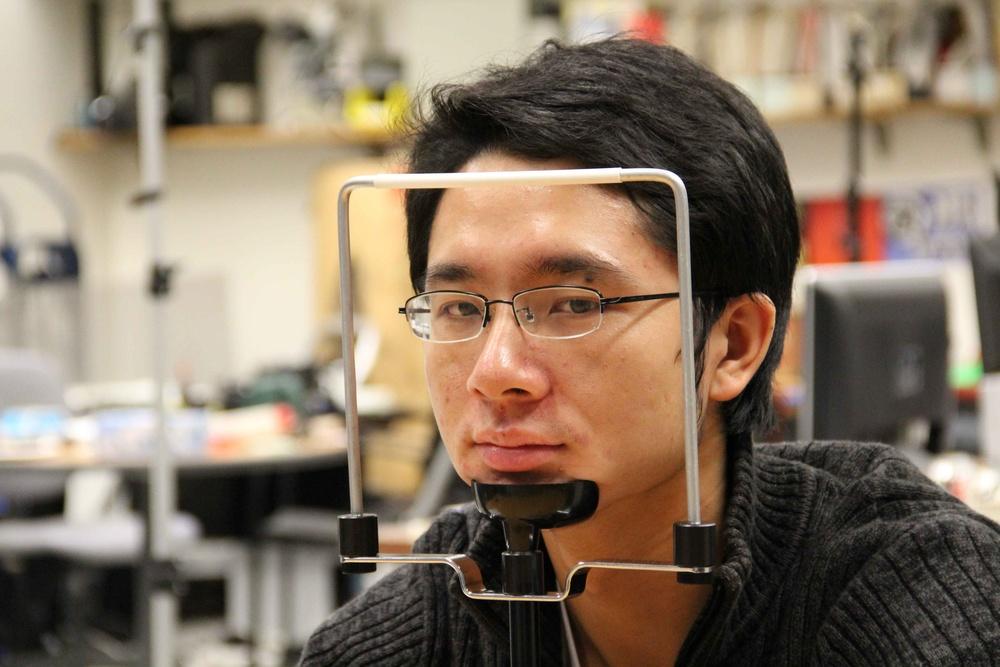
#> input picture test.jpg, 1000 x 667 px, shrunk from 5184 x 3456 before the run
$ python -i heuristic_faces.py   (imports and definitions only)
#> lines starting #> are read from the running program, lines starting #| are printed output that depends on the picture
#> further down, picture is the input picture: shape (667, 1000, 3); mean B, G, R 100.4, 118.5, 135.6
import cv2
import numpy as np


class HeuristicFaceClassifier:
    face_cascade = None

    eye_cascade = None

    def __init__(self):
        self.face_cascade = cv2.CascadeClassifier('haarcascade_frontalface_default.xml')
        self.eye_cascade = cv2.CascadeClassifier('haarcascade_eye.xml')

    def detect_faces(self, image):
        gray_image = cv2.cvtColor(image, cv2.COLOR_BGR2GRAY)
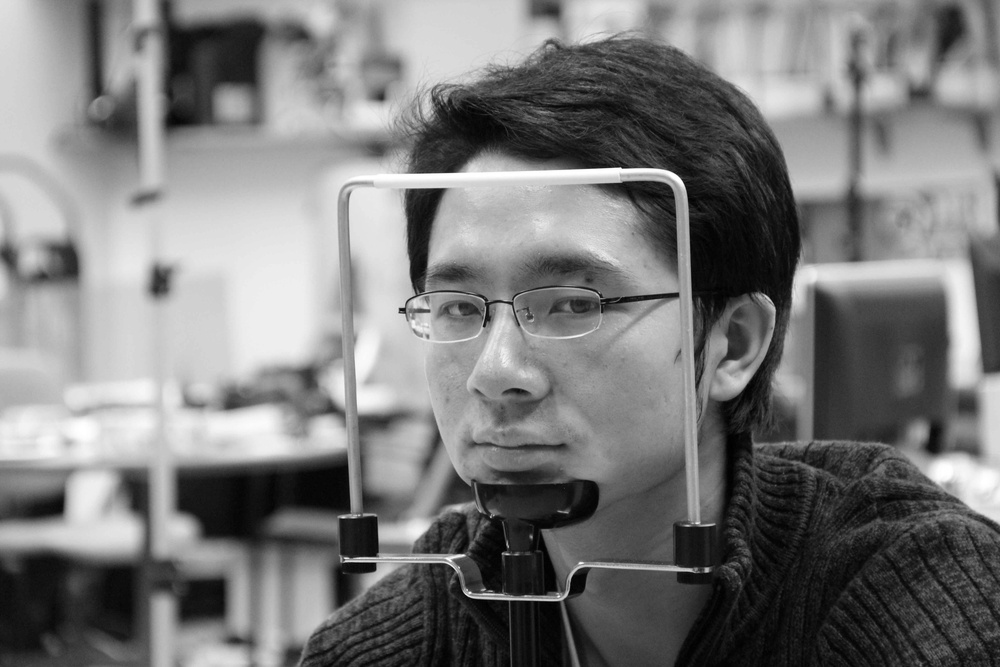
#> gray_image: shape (667, 1000); min 0, max 255, mean 121.6
        faces = self.face_cascade.detectMultiScale(gray_image)
#> faces = [[358, 178, 319, 319]]

        valid_faces = []
        for face in faces:
            (x, y, w, h) = face
            crop = gray_image[y:y + h, x: x + w]
            heuristic_result = self._heuristic_test(crop)
            heuristic_result['eyes'].sort(key=lambda x: x['eye'][0])

            if heuristic_result['result']:
                valid_faces.append({'face': face, 'eyes': heuristic_result['eyes']})
#> this loop made 1 pass
#> (x, y, eyes in _heuristic_test) on pass 1: (358, 178, [[77, 107, 47, 47], [187, 102, 52, 52]])
#> pass 1, in detect_faces, `crop = gray_image[y:y + h, x: x + w]`:
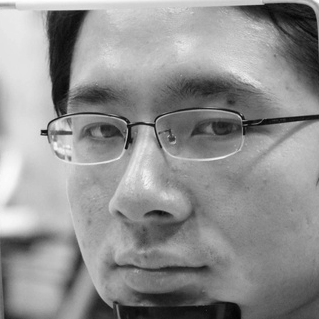
#> crop: shape (319, 319); min 3, max 255, mean 144.5
#> pass 1, in _heuristic_pupil, `eye_image = cv2.GaussianBlur(eye_image, (7, 7), 0)`:
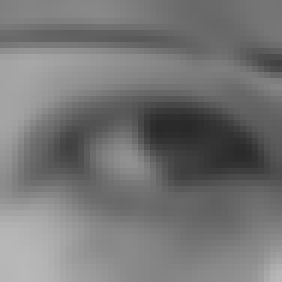
#> eye_image: shape (47, 47) (shown 6 times larger); min 41, max 184, mean 117.2
#> pass 1, in _heuristic_pupil (call 2), `eye_image = cv2.GaussianBlur(eye_image, (7, 7), 0)`:
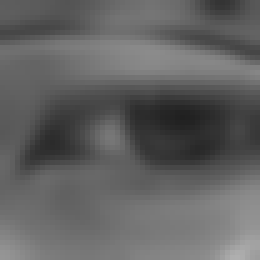
#> eye_image: shape (52, 52) (shown 5 times larger); min 32, max 175, mean 97.8
#> after the loop, valid_faces = 1 item
        return valid_faces

    def _heuristic_test(self, face_image):
        (w, h) = face_image.shape
        eyes = self.eye_cascade.detectMultiScale(face_image)
        return_data = {'result': True, 'eyes': []}

        if len(eyes) == 2:
            for eye in eyes:
                (x, y, w, h) = eye
                pupil = self._heuristic_pupil(face_image[y:y + h, x: x + w])
                return_data['eyes'].append({'eye': eye, 'pupil': pupil})
            # (e1x, e1y, e1w, e1h) = eyes[0]
            # (e2x, e2y, e2w, e2h) = eyes[1]
            #
            # # eye should be same side of 1/5 line
            # (x1, y1) = (int(w / 5.0), 0)
            # (x2, y2) = (int(w / 5.0), h)
            # d1 = ((e1x - x1) * (y2 - y1)) - ((e1y - y1) * (x2 - x1))
            # d2 = ((e2x - x1) * (y2 - y1)) - ((e2y - y1) * (x2 - x1))
            #
            # if (d1 > 0) ^ (d2 > 0):
            #     return False
            #
            # # eye should be same side of 4/5 line
            # (x1, y1) = (int(w * 4 / 5.0), 0)
            # (x2, y2) = (int(w * 4 / 5.0), h)
            # d1 = ((e1x - x1) * (y2 - y1)) - ((e1y - y1) * (x2 - x1))
            # d2 = ((e2x - x1) * (y2 - y1)) - ((e2y - y1) * (x2 - x1))
            # if (d1 > 0) ^ (d2 > 0):
            #     return False
            #
            # # check eyes either side of mid line
            # (x1, y1) = (int(w / 2.0), 0)
            # (x2, y2) = (int(w / 2.0), h)
            # d1 = ((e1x - x1) * (y2 - y1)) - ((e1y - y1) * (x2 - x1))
            # d2 = ((e2x - x1) * (y2 - y1)) - ((e2y - y1) * (x2 - x1))
            # if not ((d1 > 0) ^ (d2 > 0)):
            #     return False
            # return True
        elif len(eyes) == 1:
            # Try to detect the other eye in the face image
            return_data['result'] = False
        else:
            return_data['result'] = False
        return return_data

    def _heuristic_pupil(self, eye_image):
        # gray = eye_image
        eye_image = cv2.GaussianBlur(eye_image, (7, 7), 0)
        (minVal, maxVal, minLoc, maxLoc) = cv2.minMaxLoc(~ eye_image)
        # cv2.circle(gray, maxLoc, 7, (255, 0, 0), 2)
        # cv2.imshow("Eye", gray)
        # cv2.waitKey()
        return np.array(list(maxLoc) + [7])

>>> import cv2
>>> picture = cv2.imread('test.jpg')
>>> result = HeuristicFaceClassifier().detect_faces(picture)
#> result = 1 item
